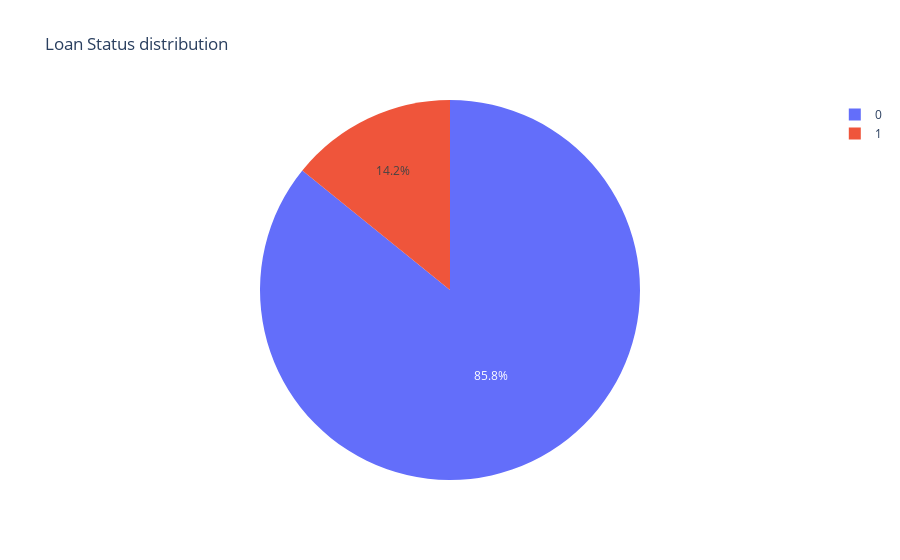

Notebook code cell kept with this figure:
### Code cell
configure_plotly_browser_state()
source = df['loan_status_1'].value_counts()
fig = go.Figure(data=[go.Pie(labels=source.index,values=source.values)])
fig.update_layout(title='Loan Status distribution')
fig.show()

### Figure 1 — Plotly figure (JSON) as saved in the notebook; plotly's stock layout.template omitted (floating-point values rounded to 4 significant figures)
{"data": [{"values": [34090, 5627], "labels": [0, 1], "type": "pie"}], "layout": {"title": {"text": "Loan Status distribution"}}}
